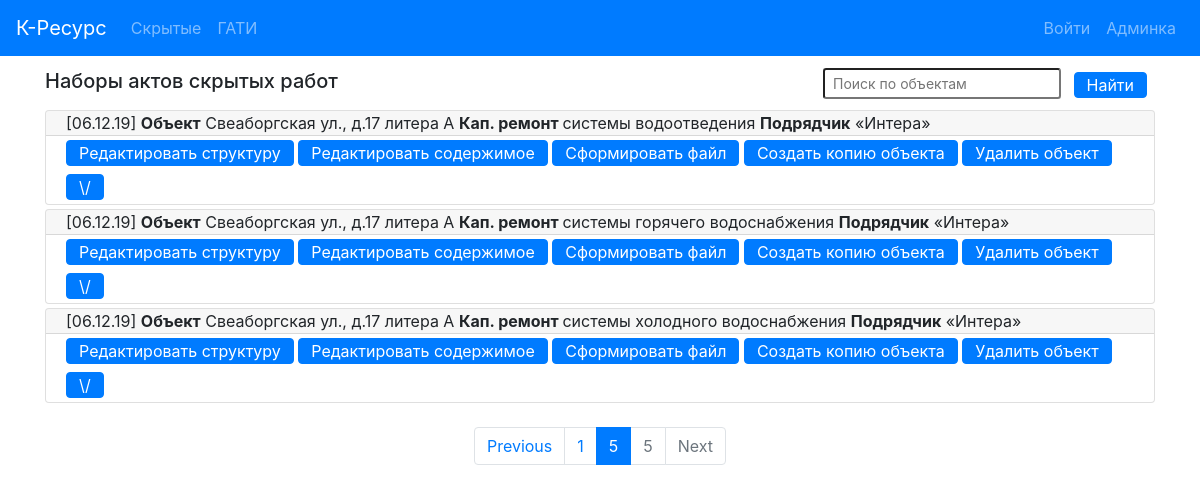
Before: /actbase/?page=11 with the older database file.
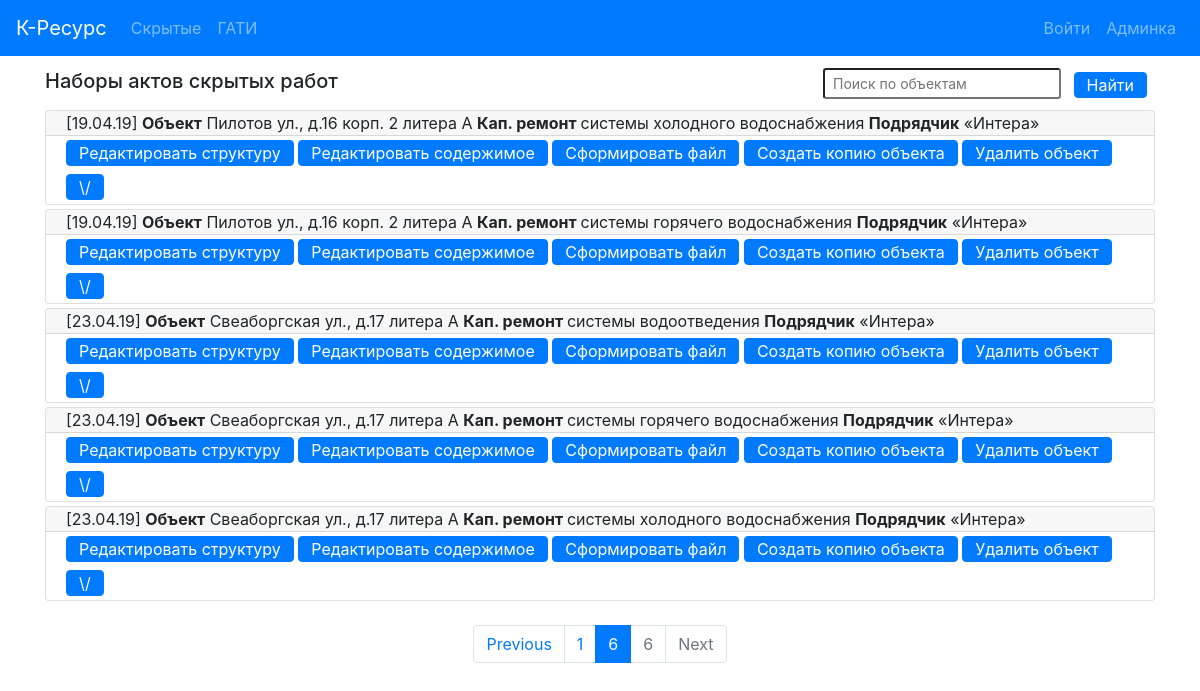
After: the same page with the newer database file.
### hiddenactsbase/models.py (models this page shows, shortened)
class ObjectActs(models.Model):
    create_date = models.DateField(blank=False, default=date(2019, 12, 6))
    address = models.CharField(max_length=500, verbose_name='Адрес', blank=False)
    system_type = models.CharField(max_length=500, verbose_name='тип')
    designer = models.CharField(max_length=500, verbose_name='Проектант')
    contractor = models.CharField(max_length=500, verbose_name='Подрядчик',
                                  default='Общество с ограниченной ответственностью «Интера».')
    contractor_requisite = models.CharField(max_length=500, verbose_name='Реквизиты подрядчика',
                                            default='Свидетельство о государственной регистрации серия 78' +
                                                    '№007274277 от  02.09.2009, ОГРН 1097847236783, ' +
                                                    'ИНН 7805498649, 198188, г. Санкт-Петербург,' +
                                                    ' ул. Возрождения, д.20, литер А, тел. 242-78-10.')
    supervisor_engineer = models.CharField(max_length=200, verbose_name='Технадзор')
    contractor_engineer = models.CharField(max_length=200, verbose_name='Прораб')
    contractor_supervisor = models.CharField(max_length=200, verbose_name='Технадзор наш', blank=True)
    designer_engineer = models.CharField(max_length=200, verbose_name='Проектировщик', blank=True)
    project_number = models.CharField(max_length=100, verbose_name='Ном. проекта')
    exec_documents = models.CharField(max_length=500, verbose_name='Исполн.')
    supervisor_engineer_decree = models.CharField(max_length=200, verbose_name='Приказ технадзора')
    contractor_engineer_decree = models.CharField(max_length=200, verbose_name='Приказ прораба')
    contractor_supervisor_decree = models.CharField(max_length=200, verbose_name='Приказ технадз. наш', blank=True)
    designer_engineer_decree = models.CharField(max_length=200, verbose_name='Приказ проектировщика', blank=True)
    acts_instance_num = models.CharField(max_length=100, verbose_name='Кол-во экземпляров', blank=True)
    acts = models.ManyToManyField('HiddenActIS', blank=True, related_name='object_acts')
    blow_down_act = models.ForeignKey('BlowDownAct', blank=True, null=True, on_delete=models.CASCADE)
    class Meta:
        verbose_name = 'Набор актов объекта '
    def get_absolute_url(self):
        return reverse('object_detail_url', kwargs={'pk': self.pk})
    def get_edit_url(self):
        return reverse('object_edit_url', kwargs={'pk': self.pk})
    def get_short_contractor(self):
        s = re.findall(r"[\"\«\»\']\D+?[\"\«\»\']", self.contractor)
        if len(s) == 0:
            return self.contractor
        else:
            return s[0]

### hiddenactsbase/views.py (the view, shortened to what this page needs)
# urls.py: path('', ObjectsList.as_view(), name='objects_list_url'),
class ObjectsList(View):
    @staticmethod
    def get(request):
        objs = ObjectActs.objects.order_by("-id")
        search_form = SearchForm()
        return paged_output(request, objs, 'hiddenactsbase/index.html', search_form)

### hiddenactsbase/forms.py
class SearchForm (forms.Form):
    search_object = forms.CharField (max_length=100)
    def __init__(self, *args, **kwargs):
        super(forms.Form, self).__init__(*args, **kwargs)
        self.fields['search_object'].widget.attrs['class'] = 'align-self-center form-control-sm mr-sm-2'
        self.fields['search_object'].widget.attrs['placeholder'] = 'Поиск по объектам'

### hiddenactsbase/views.py (called while the page is built)
def paged_output(request, objects, template, search_form):
    paginator = Paginator(objects, 15)
    page = request.GET.get('page')
    page_objs = paginator.get_page(page)
    return render(request, template,
                  context={'objects_acts': page_objs,
                           'search_form': search_form
                           })

### hiddenactsbase/templates/hiddenactsbase/index.html (shortened to what this page needs)
{% extends 'base.html' %}
{% block mycontent %}
    <div class="container">
        <div class="d-flex justify-content-between align-items-center pt-2">
            <div>
                <h5>Наборы актов скрытых работ</h5>
            </div>
            <div>
                <form action="{% url 'objects_list_url' %}" method="post">
                    {{ search_form.search_object }}
                    <button class="align-self-center btn btn-primary py-0 my-2 mr-2" type="submit">Найти</button>
                </form>
            </div>
        </div>
    </div>
    <div class="container">
    {% for obj in objects_acts %}
        <div class="card my-1">
          <div class="card-header py-0 ">
              [{{ obj.create_date|date:"d.m.y" }}] <b>Объект</b> {{ obj.address }} <b>Кап. ремонт </b> {{ obj.system_type }} <b>Подрядчик</b> {{ obj.get_short_contractor }}
          </div>
          <div class="card-body py-0">
            <a href="{{ obj.get_absolute_url }}" class="btn btn-primary  my-1 py-0">Редактировать структуру</a>
            <a href="{{ obj.get_edit_url }}" class="btn btn-primary  my-1 py-0">Редактировать содержимое</a>
            <a href="{% url 'make_word_file' obj.pk %}" class="btn btn-primary my-1 py-0">Сформировать файл</a>
            <a href="{% url 'copy_object' obj.pk %}" class="btn btn-primary  my-1 py-0">Создать копию объекта</a>
            <a href="{% url 'delete_object' obj.pk %}" class="btn btn-primary  my-1 py-0 del_btn">Удалить объект</a>
            <a class="btn btn-primary my-1 py-0" data-toggle="collapse" href="#collapseExample{{ obj.pk }}" role="button" aria-expanded="false" aria-controls="collapseExample{{ obj.pk }}">
                \/
            </a>
          </div>
        </div>
    {% endfor %}
    </div>
    <nav>
        <ul class="pagination justify-content-center mt-4">
            {% if objects_acts.has_previous %}
                <li class="page-item">
                  <a class="page-link" href="?page={{ objects_acts.previous_page_number }}" tabindex="-1" aria-disabled="false">Previous</a>
                </li>
                <li class="page-item"><a class="page-link" href="?page=1">1</a></li>
            {% else %}
                <li class="page-item disabled">
                  <a class="page-link" href="" tabindex="-1" aria-disabled="true">Previous</a>
                </li>
                <li class="page-item disabled"><a class="page-link" href="">1</a></li>
            {% endif %}
            <li class="page-item active" aria-current="page">
              <a class="page-link" href="">{{ objects_acts.number }} <span class="sr-only">(current)</span></a>
            </li>
            {% if objects_acts.has_next %}
                <li class="page-item">
                    <a class="page-link" href="?page={{ objects_acts.paginator.num_pages }}">{{ objects_acts.paginator.num_pages }}</a>
                </li>
                <li class="page-item">
                    <a class="page-link" href="?page={{ objects_acts.next_page_number }}" aria-disabled="false">Next</a>
                </li>
            {% else %}
                <li class="page-item disabled">
                    <a class="page-link " href="">{{ objects_acts.paginator.num_pages }}</a>
                </li>
                <li class="page-item disabled">
                    <a class="page-link" href="" aria-disabled="true">Next</a>
                </li>
            {% endif %}
        </ul>
    </nav>
{% endblock %}

Changed rows visible on the page:
now on this page (row edited): ObjectActs: create_date "19.04.19", address "Пилотов ул., д.16 корп. 2 литера А", system_type "системы холодного водоснабжения", get_short_contractor "«Интера»"
now on this page (row edited): ObjectActs: create_date "19.04.19", address "Пилотов ул., д.16 корп. 2 литера А", system_type "системы горячего водоснабжения", get_short_contractor "«Интера»"
changed ObjectActs "системы водоотведения": create_date "06.12.19" → "23.04.19"
changed ObjectActs (number 4 of 5 on the later page): create_date "06.12.19" → "23.04.19"
changed ObjectActs (number 5 of 5 on the later page): create_date "06.12.19" → "23.04.19"
Other visible differences:
{{ objects_acts.number }}: "5" → "6"
{{ objects_acts.paginator.num_pages }}: "5" → "6"
